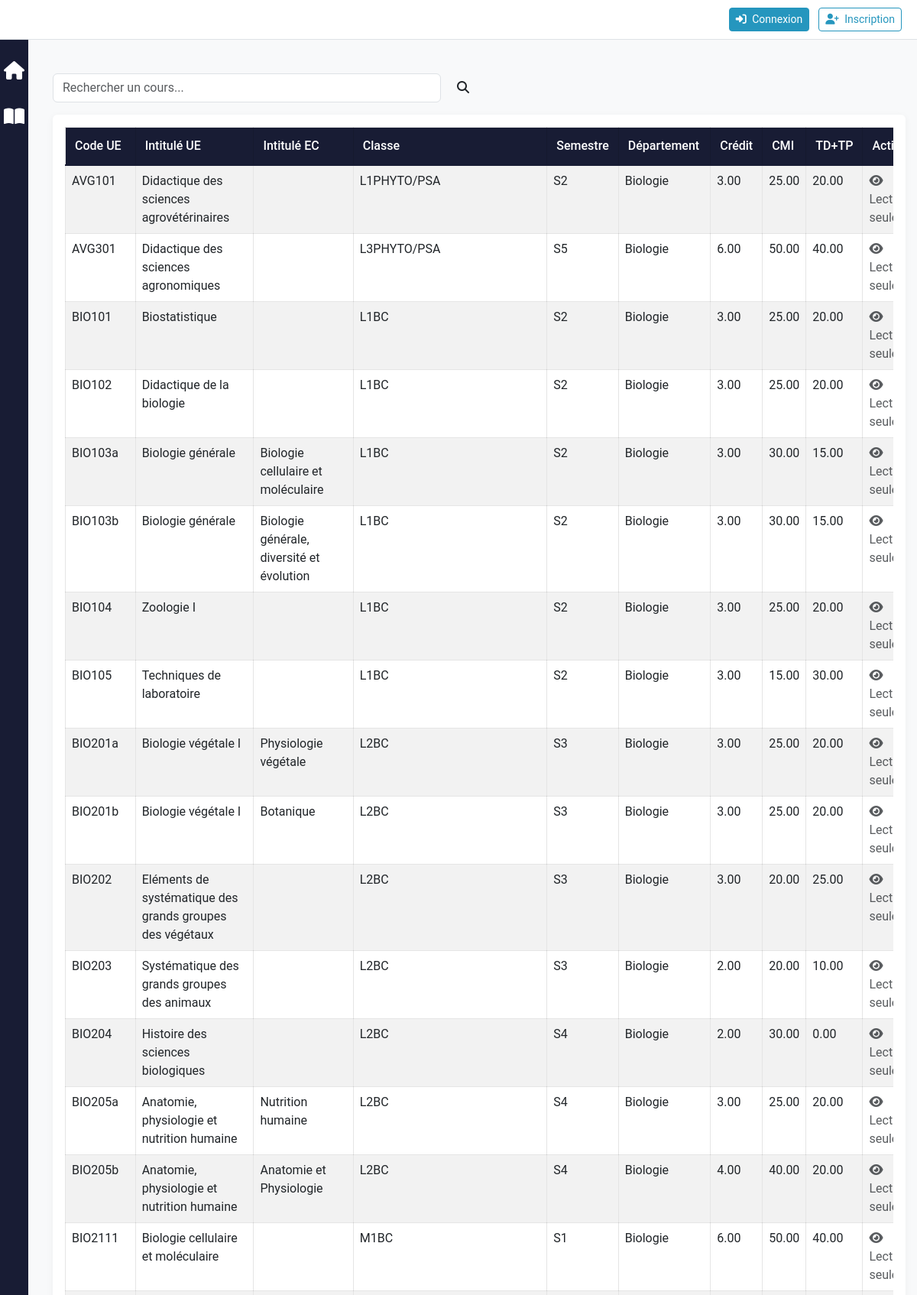
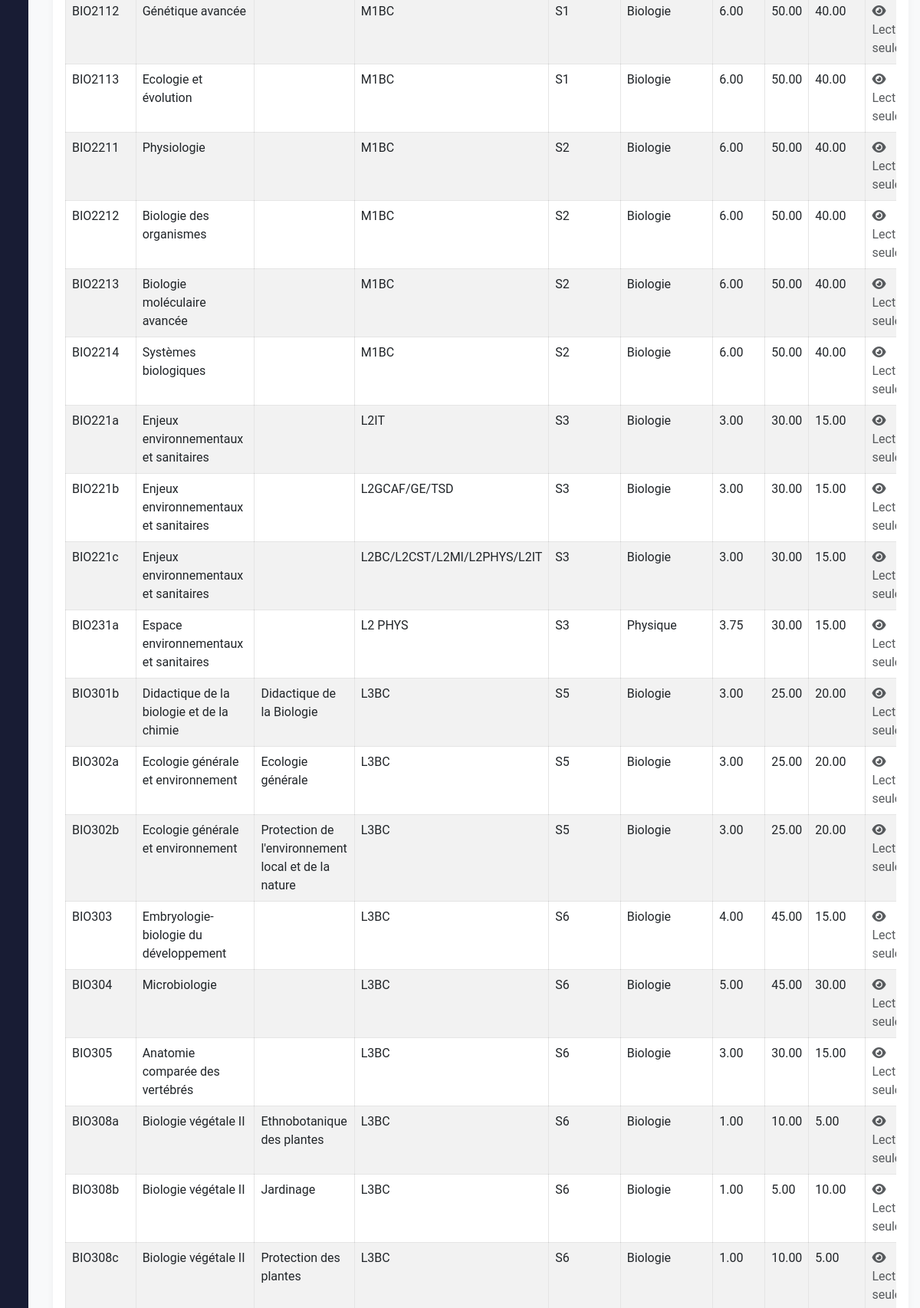
Page /courses/ (upper part) on the committed database (2 pictures, top to bottom).
### courses/models.py (models this page shows, shortened)
class Course(models.Model):
    organisation = models.ForeignKey('accounts.Organisation', on_delete=models.CASCADE, related_name='courses', verbose_name='Organisation', null=True, blank=True)
    CLASSE_CHOICES = [
        ('L1', 'L1'),
        ('L2', 'L2'),
        ('L3', 'L3'),
        ('M1', 'M1'),
        ('M2', 'M2'),
    ]
    SEMESTRE_CHOICES = [
        ('S1', 'S1'),
        ('S2', 'S2'),
    ]
    DEPARTMENT_CHOICES = [
        ('Informatique', 'Informatique'),
        ('Physique', 'Physique'),
        ('Chimie', 'Chimie'),
        ('Biologie', 'Biologie'),
        ('SCAD', 'SCAD'),
        ('Histoire', 'Histoire'),
        ('Anglais', 'Anglais'),
        ('Français', 'Français'),
        ('Mathématique', 'Mathématique'),
        ('Agrovet', 'Agrovet'),
    ]
    code_ue = models.CharField(max_length=20)
    intitule_ue = models.CharField(max_length=200)
    intitule_ec = models.CharField(max_length=200, blank=True, null=True)
    credit = models.DecimalField(max_digits=5, decimal_places=2)  # Accepte les décimales (ex: 3.5)
    cmi = models.DecimalField(max_digits=5, decimal_places=2, verbose_name='CMI')  # Cours Magistral Intégré
    td_tp = models.DecimalField(max_digits=5, decimal_places=2, verbose_name='TD+TP')  # Travaux Dirigés + Travaux Pratiques
    classe = models.CharField(max_length=100)
    semestre = models.CharField(max_length=20)
    departement = models.CharField(max_length=100)
    section = models.CharField(max_length=100, null=True, blank=True)
    class Meta:
        verbose_name = "Cours"
        verbose_name_plural = "Cours"
        ordering = ['code_ue']

### courses/views.py (the view, shortened to what this page needs)
# urls.py: path('', views.CourseListView.as_view(), name='list'),
class CourseListView(ListView):
    model = Course
    template_name = 'courses/course_list.html'
    context_object_name = 'courses'
    def get_queryset(self):
        from accounts.organisation_utils import get_user_organisation
        queryset = Course.objects.all()
        user_org = get_user_organisation(self.request.user)
        if user_org:
            queryset = queryset.filter(section=user_org.code)
        search_query = self.request.GET.get('search')
        return queryset
    def get_context_data(self, **kwargs):
        context = super().get_context_data(**kwargs)
        departements = Departement.objects.all()
        context['departement_dict'] = {dept.CodeDept: dept.DesignationDept for dept in departements}
        return context

### accounts/context_processors.py (called while the page is built, shortened)
def user_roles(request):
    return {
        'user_organisation': None,
        'is_org_user': False,
        'is_admin': False,
        'is_administrative_role': False,
        'is_gestionnaire': False,
        'is_section_role': False,
        'is_department_role': False,
        'is_enseignant': False,
        'is_etudiant': False,
        'is_personnel_admin': False,
        'can_access_reglage': False,
        'can_access_finance': False,
        'can_create_users': False,
        'can_delete_all': False,
        'can_view_department_data': lambda dept: False,
        'can_view_section_data': lambda section: False,
        'user_roles': [],
        'user_department': None,
        'user_section': None,
        'user_section_designation': None,
    }

### accounts/organisation_utils.py (called while the page is built)
def get_user_organisation(user):
    if not user.is_authenticated:
        return None
    if user.is_superuser:
        return None
    if hasattr(user, 'profile') and user.profile.organisation:
        return user.profile.organisation
    return None

### courses/templatetags/my_filters.py (called while the page is built)
@register.filter
def get_item(dictionary, key):
    return dictionary.get(key, key)

### courses/templates/courses/course_list.html (shortened to what this page needs)
{% extends 'base.html' %}
{% load crispy_forms_tags %}
{% load my_filters %}
{% block content %}
<div class="container mt-4">
    <div class="d-flex align-items-center mb-3">
        <div style="width: 50%;">
            <form method="get" action="{% url 'courses:list' %}" class="d-flex search-form">
                <input type="text" name="search" class="form-control" placeholder="Rechercher un cours..." value="{{ request.GET.search }}">
                <button type="submit" class="btn ms-2 btn-blue">
                    <i class="fas fa-search"></i>
                </button>
            </form>
        </div>
    </div>
    <div class="card">
        <div class="card-body">
            <div class="table-responsive">
                <table class="table table-striped table-bordered table-responsive-cards courses-table">
                    <thead>
                        <tr>
                            <th class="code-column">Code UE</th>
                            <th class="intitule-ue-column">Intitulé UE</th>
                            <th class="intitule-ec-column">Intitulé EC</th>
                            <th class="classe-column">Classe</th>
                            <th class="semestre-column">Semestre</th>
                            <th class="departement-column">Département</th>
                            <th class="credit-column">Crédit</th>
                            <th class="cmi-column">CMI</th>
                            <th class="tdtp-column">TD+TP</th>
                            <th class="actions-column">Actions</th>
                        </tr>
                    </thead>
                    <tbody>
                        {% for course in courses %}
                        <tr>
                            <td data-label="Code UE">{{ course.code_ue }}</td>
                            <td data-label="Intitulé UE">{{ course.intitule_ue }}</td>
                            <td data-label="Intitulé EC">{{ course.intitule_ec }}</td>
                            <td data-label="Classe">{{ course.classe }}</td>
                            <td data-label="Semestre">{{ course.semestre }}</td>
                            <td data-label="Département">
                                {% if course.departement in departement_dict %}
                                    {{ departement_dict|get_item:course.departement }}
                                {% else %}
                                    {{ course.departement }}
                                {% endif %}
                            </td>
                            <td data-label="Crédit">{{ course.credit }}</td>
                            <td data-label="CMI">{{ course.cmi }}</td>
                            <td data-label="TD+TP">{{ course.td_tp }}</td>
                            <td data-label="Actions">
                                {% if can_edit_courses_teachers %}
                                <div class="btn-group">
                                    <a href="{% url 'courses:update' course.id %}" class="btn btn-sm btn-primary me-2">
                                        <i class="fas fa-edit"></i>
                                    </a>
                                    {% if not is_org_user %}
                                    <a href="{% url 'courses:delete' course.id %}" class="btn btn-sm btn-danger">
                                        <i class="fas fa-trash"></i>
                                    </a>
                                    {% endif %}
                                </div>
                                {% else %}
                                <span class="text-muted"><i class="fas fa-eye"></i> Lecture seule</span>
                                {% endif %}
                            </td>
                        </tr>
                        {% empty %}
                        <tr>
                            <td colspan="10" class="text-center">Aucun cours trouvé</td>
                        </tr>
                        {% endfor %}
                    </tbody>
                </table>
            </div>
        </div>
    </div>
</div>
{% endblock %}

### static/css/style.css (style rules this page uses)
:root { --primary: #2596be; --primary-dark: #1a7592; --secondary: #6c757d; --success: #28a745; --info: #17a2b8; --warning: #ffc107; --danger: #dc3545; --light: #f8f9fa; --dark: #181c34; --border-radius: 0.375rem; --transition: all 0.3s ease; }
body { background-color: var(--light); font-size: 16px; font-family: 'Roboto', 'Segoe UI', sans-serif; }
.card { border: none; box-shadow: 0 2px 10px rgba(0,0,0,0.05); transition: var(--transition); }
.table-bordered { border: 1px solid rgba(0,0,0,0.1); }
.table-bordered th, .table-bordered td { border: 1px solid rgba(0,0,0,0.1); }
.table thead th { background-color: var(--dark); color: white; border-bottom: 2px solid var(--dark); font-weight: 500; padding: 0.75rem; }
.table-responsive { width: 100%; overflow-x: auto; -webkit-overflow-scrolling: touch; }

### templates/base.html (style rules this page uses)
body { display: flex; min-height: 100vh; flex-direction: column; }

### courses/templates/courses/course_list.html (style rules this page uses)
.courses-table { table-layout: auto; width: 100%; }
.courses-table th.code-column { width: 8%; }
.courses-table th.intitule-ue-column { width: 17%; }
.courses-table th.intitule-ec-column { width: 17%; }
.courses-table th.classe-column { width: 8%; }
.courses-table th.semestre-column { width: 8%; }
.courses-table th.departement-column { width: 12%; }
.courses-table th.credit-column { width: 5%; }
.courses-table th.cmi-column { width: 5%; }
.courses-table th.tdtp-column { width: 7%; }
.courses-table th.actions-column { width: 8%; }
.courses-table td { white-space: normal; overflow-wrap: break-word; }

### rows in the picture
Course: code_ue "AVG101", intitule_ue "Didactique des sciences agrovétérinaires", classe "L1PHYTO/PSA", semestre "S2", departement "Biologie", credit "3.00", cmi "25.00", td_tp "20.00"
Course: code_ue "AVG301", intitule_ue "Didactique des sciences agronomiques", classe "L3PHYTO/PSA", semestre "S5", departement "Biologie", credit "6.00", cmi "50.00", td_tp "40.00"
Course: code_ue "BIO101", intitule_ue "Biostatistique", classe "L1BC", semestre "S2", departement "Biologie", credit "3.00", cmi "25.00", td_tp "20.00"
Course: code_ue "BIO102", intitule_ue "Didactique de la biologie", classe "L1BC", semestre "S2", departement "Biologie", credit "3.00", cmi "25.00", td_tp "20.00"
Course: code_ue "BIO103a", intitule_ue "Biologie générale", intitule_ec "Biologie cellulaire et moléculaire", classe "L1BC", semestre "S2", departement "Biologie", credit "3.00", cmi "30.00", td_tp "15.00"
Course: code_ue "BIO103b", intitule_ue "Biologie générale", intitule_ec "Biologie générale, diversité et évolution", classe "L1BC", semestre "S2", departement "Biologie", credit "3.00", cmi "30.00", td_tp "15.00"
Course: code_ue "BIO104", intitule_ue "Zoologie I", classe "L1BC", semestre "S2", departement "Biologie", credit "3.00", cmi "25.00", td_tp "20.00"
Course: code_ue "BIO105", intitule_ue "Techniques de laboratoire", classe "L1BC", semestre "S2", departement "Biologie", credit "3.00", cmi "15.00", td_tp "30.00"
Course: code_ue "BIO201a", intitule_ue "Biologie végétale I", intitule_ec "Physiologie végétale", classe "L2BC", semestre "S3", departement "Biologie", credit "3.00", cmi "25.00", td_tp "20.00"
Course: code_ue "BIO201b", intitule_ue "Biologie végétale I", intitule_ec "Botanique", classe "L2BC", semestre "S3", departement "Biologie", credit "3.00", cmi "25.00", td_tp "20.00"
Course: code_ue "BIO202", intitule_ue "Eléments de systématique des grands groupes des végétaux", classe "L2BC", semestre "S3", departement "Biologie", credit "3.00", cmi "20.00", td_tp "25.00"
Course: code_ue "BIO203", intitule_ue "Systématique des grands groupes des animaux", classe "L2BC", semestre "S3", departement "Biologie", credit "2.00", cmi "20.00", td_tp "10.00"
Course: code_ue "BIO204", intitule_ue "Histoire des sciences biologiques", classe "L2BC", semestre "S4", departement "Biologie", credit "2.00", cmi "30.00", td_tp "0.00"
Course: code_ue "BIO205a", intitule_ue "Anatomie, physiologie et nutrition humaine", intitule_ec "Nutrition humaine", classe "L2BC", semestre "S4", departement "Biologie", credit "3.00", cmi "25.00", td_tp "20.00"
Course: code_ue "BIO205b", intitule_ue "Anatomie, physiologie et nutrition humaine", intitule_ec "Anatomie et Physiologie", classe "L2BC", semestre "S4", departement "Biologie", credit "4.00", cmi "40.00", td_tp "20.00"
Course: code_ue "BIO2111", intitule_ue "Biologie cellulaire et moléculaire", classe "M1BC", semestre "S1", departement "Biologie", credit "6.00", cmi "50.00", td_tp "40.00"
Course: code_ue "BIO2112", intitule_ue "Génétique avancée", classe "M1BC", semestre "S1", departement "Biologie", credit "6.00", cmi "50.00", td_tp "40.00"
Course: code_ue "BIO2113", intitule_ue "Ecologie et évolution", classe "M1BC", semestre "S1", departement "Biologie", credit "6.00", cmi "50.00", td_tp "40.00"
Course: code_ue "BIO2211", intitule_ue "Physiologie", classe "M1BC", semestre "S2", departement "Biologie", credit "6.00", cmi "50.00", td_tp "40.00"
Course: code_ue "BIO2212", intitule_ue "Biologie des organismes", classe "M1BC", semestre "S2", departement "Biologie", credit "6.00", cmi "50.00", td_tp "40.00"
Course: code_ue "BIO2213", intitule_ue "Biologie moléculaire avancée", classe "M1BC", semestre "S2", departement "Biologie", credit "6.00", cmi "50.00", td_tp "40.00"
Course: code_ue "BIO2214", intitule_ue "Systèmes biologiques", classe "M1BC", semestre "S2", departement "Biologie", credit "6.00", cmi "50.00", td_tp "40.00"
Course: code_ue "BIO221a", intitule_ue "Enjeux environnementaux et sanitaires", classe "L2IT", semestre "S3", departement "Biologie", credit "3.00", cmi "30.00", td_tp "15.00"
Course: code_ue "BIO221b", intitule_ue "Enjeux environnementaux et sanitaires", classe "L2GCAF/GE/TSD", semestre "S3", departement "Biologie", credit "3.00", cmi "30.00", td_tp "15.00"
Course: code_ue "BIO221c", intitule_ue "Enjeux environnementaux et sanitaires", classe "L2BC/L2CST/L2MI/L2PHYS/L2IT", semestre "S3", departement "Biologie", credit "3.00", cmi "30.00", td_tp "15.00"
Course: code_ue "BIO231a", intitule_ue "Espace environnementaux et sanitaires", classe "L2 PHYS", semestre "S3", departement "Physique", credit "3.75", cmi "30.00", td_tp "15.00"
Course: code_ue "BIO301b", intitule_ue "Didactique de la biologie et de la chimie", intitule_ec "Didactique de la Biologie", classe "L3BC", semestre "S5", departement "Biologie", credit "3.00", cmi "25.00", td_tp "20.00"
Course: code_ue "BIO302a", intitule_ue "Ecologie générale et environnement", intitule_ec "Ecologie générale", classe "L3BC", semestre "S5", departement "Biologie", credit "3.00", cmi "25.00", td_tp "20.00"
Course: code_ue "BIO302b", intitule_ue "Ecologie générale et environnement", intitule_ec "Protection de l'environnement local et de la nature", classe "L3BC", semestre "S5", departement "Biologie", credit "3.00", cmi "25.00", td_tp "20.00"
Course: code_ue "BIO303", intitule_ue "Embryologie-biologie du développement", classe "L3BC", semestre "S6", departement "Biologie", credit "4.00", cmi "45.00", td_tp "15.00"
Course: code_ue "BIO304", intitule_ue "Microbiologie", classe "L3BC", semestre "S6", departement "Biologie", credit "5.00", cmi "45.00", td_tp "30.00"
Course: code_ue "BIO305", intitule_ue "Anatomie comparée des vertébrés", classe "L3BC", semestre "S6", departement "Biologie", credit "3.00", cmi "30.00", td_tp "15.00"
Course: code_ue "BIO308a", intitule_ue "Biologie végétale II", intitule_ec "Ethnobotanique des plantes", classe "L3BC", semestre "S6", departement "Biologie", credit "1.00", cmi "10.00", td_tp "5.00"
Course: code_ue "BIO308b", intitule_ue "Biologie végétale II", intitule_ec "Jardinage", classe "L3BC", semestre "S6", departement "Biologie", credit "1.00", cmi "5.00", td_tp "10.00"
Course: code_ue "BIO308c", intitule_ue "Biologie végétale II", intitule_ec "Protection des plantes", classe "L3BC", semestre "S6", departement "Biologie", credit "1.00", cmi "10.00", td_tp "5.00"
